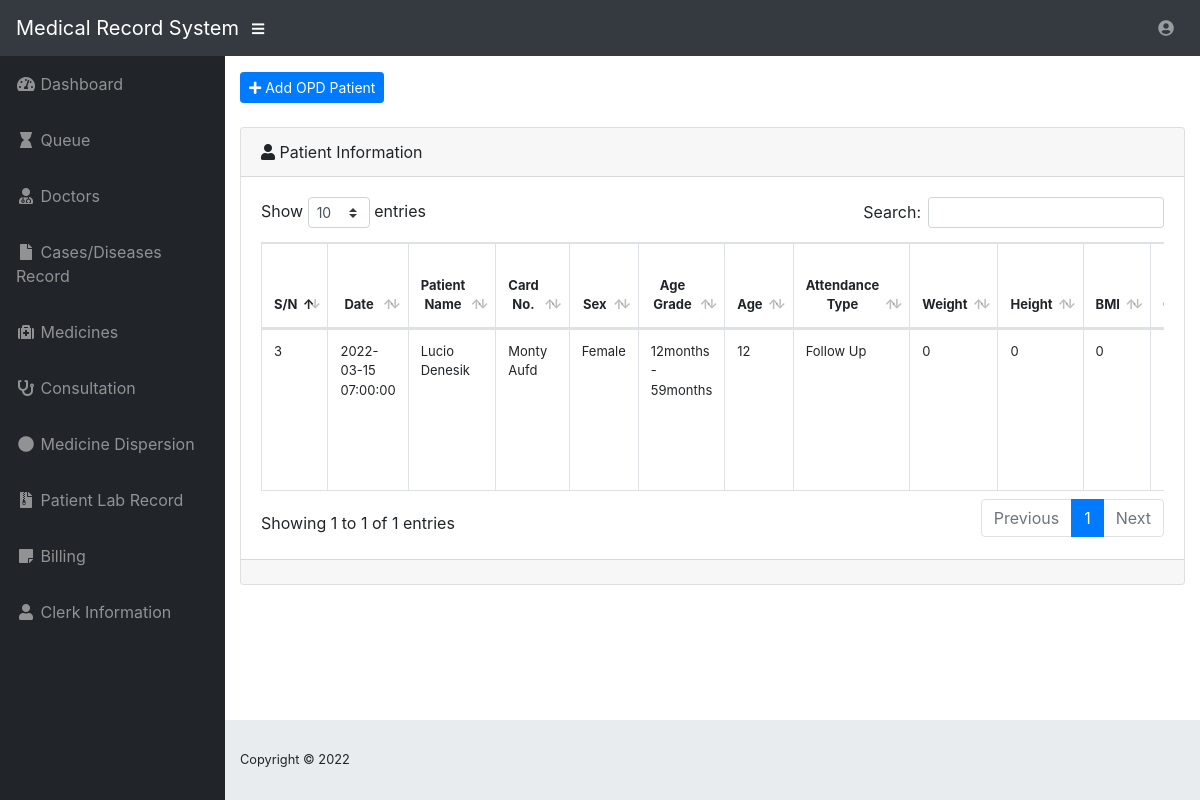
Screenshot of /pages/opd/opd with the database file from the repository.
### tables this page shows
CREATE TABLE `out_patient_dept` (
  `id` int(11) NOT NULL,
  `date` timestamp NOT NULL DEFAULT current_timestamp(),
  `patient_name` varchar(40) NOT NULL,
  `card_number` varchar(10) NOT NULL,
  `sex` varchar(10) NOT NULL,
  `age_grade` varchar(30) NOT NULL,
  `age` int(10) NOT NULL,
  `attendance_type` varchar(10) NOT NULL,
  `weight` int(10) NOT NULL,
  `height` int(10) NOT NULL,
  `bmi` int(10) NOT NULL,
  `presenting_complaints` varchar(100) NOT NULL,
  `lab_inv_done` varchar(200) NOT NULL,
  `diagnosis` varchar(100) NOT NULL,
  `drugs_given` varchar(100) NOT NULL,
  `outcome_of_visits` varchar(100) NOT NULL,
  `clinical_diagnosis` varchar(100) NOT NULL,
  `rdt` varchar(50) NOT NULL,
  `microscopy` varchar(50) NOT NULL,
  `act_given` varchar(50) NOT NULL,
  `severe_malaria` varchar(50) NOT NULL,
  `pre_referral_treatment` varchar(50) NOT NULL,
  `tubeculosis` varchar(50) NOT NULL,
  `hepatitis_b` varchar(25) NOT NULL,
  `hepatitis_c` varchar(25) NOT NULL,
  `gender_violence` varchar(40) NOT NULL
);

### config/DB.php (called while the page is built, shortened)
<?php
    class DB {
        public $conn;
        public function __construct($host = 'localhost', $user = 'root', $password = '', $dbname = 'hospital') {
            $this->host = $host;
            $this->user = $user;
            $this->password = $password;
            $this->dbname = $dbname;
            $this->conn = new mysqli($this->host, $this->user, $this->password, $this->dbname) or die("Failed to connect to MySQLi" . $this->conn->connect_error) ;
        }
    }

### pages/opd/opd.php (the view, shortened to what this page needs)
<?php
    require $_SERVER['DOCUMENT_ROOT'] . "/hospital/config/DB.php";
    $db = new DB();
    $results = $db->conn->query("SELECT * FROM `out_patient_dept`");
?>
<!DOCTYPE html>
<html lang="en">
<?php include '../head.php'; ?>
<body id="page-top">
  <?php include '../navbar.php'; ?>
  <div id="wrapper">
    <?php include '../sidebar.php'; ?>
    <div id="content-wrapper">
      <div class="container-fluid">
        <div class="d-sm-flex align-items-center justify-content-between mb-4">
          <button type="button" class="btn btn-primary btn-icon-text btn-flat btn-sm" data-toggle="modal" data-target="#add-opd">
            <i class="fas fa-plus"></i> Add OPD Patient
          </button>
        </div>
        <div class="card mb-3">
          <div class="card-header">
            <i class="fas fa-user"></i>
            Patient Information
          </div>
          <div class="card-body">
            <div class="table-responsive">
              <table class="table table-bordered " id="dataTable" width="100%" cellspacing="0" style="font-size:13px;">
                <thead>
                  <tr class="text-center">
                    <th>S/N</th>
                    <th>Date</th>
                    <th>Patient Name</th>
                    <th>Card No.</th>
                    <th>Sex</th>
                    <th>Age Grade</th>
                    <th>Age</th>
                    <th>Attendance Type</th>
                    <th>Weight</th>
                    <th>Height</th>
                    <th>BMI</th>
                    <th>Presenting Complaints</th>
                  </tr>
                </thead>
                <tbody>
                <?php if ($results->num_rows) : ?>
                    <?php foreach ($results->fetch_all(MYSQLI_ASSOC) as $result => $val) : ?>
                      <tr>
                        <?php foreach ($val as $k => $v): ?>
                          <td><?= ucwords($v) ?></td>
                        <?php endforeach; ?>
                      </tr>
                    <?php endforeach; ?>
                  <?php endif; ?>
                </tbody>
              </table>
            </div>
          </div>
          <div class="card-footer small text-muted"></div>
        </div>
      </div>
      <?php include '../footer.php' ?>
    </div>
  </div>
</body>
</html>

### rows the page displays
out_patient_dept: id "3", date "2022-03-15 07:00:00", patient_name "Lucio Denesik", card_number "Monty Aufd", sex "Female", age_grade "12months - 59months", age "12", attendance_type "Follow Up", weight "0", height "0", bmi "0"
